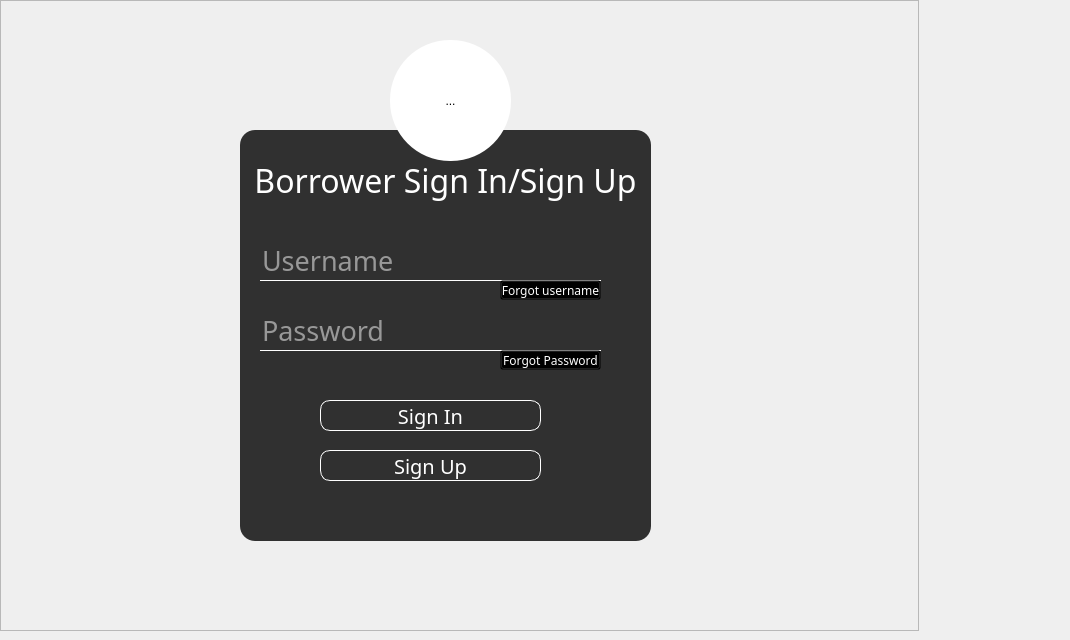
            <widget class="QWidget" name="page_home">
             <property name="minimumSize">
              <size>
               <width>1070</width>
               <height>0</height>
              </size>
             </property>
             <widget class="QToolButton" name="toolButton_2">
              <property name="geometry">
               <rect>
                <x>390</x>
                <y>40</y>
                <width>121</width>
                <height>121</height>
               </rect>
              </property>
              <property name="styleSheet">
               <string notr="true">background:none;
background: white;
border-radius: 60px;</string>
              </property>
              <property name="text">
               <string>...</string>
              </property>
              <property name="icon">
               <iconset>
                <normaloff>:/icons/unnamed.png</normaloff>:/icons/unnamed.png</iconset>
              </property>
              <property name="iconSize">
               <size>
                <width>64</width>
                <height>64</height>
               </size>
              </property>
             </widget>
             <widget class="QFrame" name="frame_4">
              <property name="geometry">
               <rect>
                <x>0</x>
                <y>0</y>
                <width>919</width>
                <height>631</height>
               </rect>
              </property>
              <property name="sizePolicy">
               <sizepolicy hsizetype="Maximum" vsizetype="Maximum">
                <horstretch>0</horstretch>
                <verstretch>0</verstretch>
               </sizepolicy>
              </property>
              <property name="minimumSize">
               <size>
                <width>700</width>
                <height>0</height>
               </size>
              </property>
              <property name="maximumSize">
               <size>
                <width>919</width>
                <height>700</height>
               </size>
              </property>
              <property name="styleSheet">
               <string notr="true">background-image: url(:/icons/this.jpg);</string>
              </property>
              <property name="frameShape">
               <enum>QFrame::StyledPanel</enum>
              </property>
              <property name="frameShadow">
               <enum>QFrame::Raised</enum>
              </property>
              <widget class="QFrame" name="frame_6">
               <property name="geometry">
                <rect>
                 <x>240</x>
                 <y>130</y>
                 <width>411</width>
                 <height>411</height>
                </rect>
               </property>
               <property name="styleSheet">
                <string notr="true">*{
	font-family:century gothic;
	fontsize:24px;
}

QFrame
{
	background:rgba(0,0,0,0.8);
	border-radius:15px;
}

*{
	background-image: url(:/icons/librarybooks.jpg);
}


QLabel
{
	color:white;
	background: transparent;
}



QLineEdit
{
	background:transparent;
	border:none;
	color: rgb(15, 15, 15);
	border-bottom:1px solid  rgb(35, 35, 35);
}


</string>
               </property>
               <property name="frameShape">
                <enum>QFrame::StyledPanel</enum>
               </property>
               <property name="frameShadow">
                <enum>QFrame::Raised</enum>
               </property>
               <widget class="QLabel" name="label_11">
                <property name="geometry">
                 <rect>
                  <x>10</x>
                  <y>10</y>
                  <width>391</width>
                  <height>81</height>
                 </rect>
                </property>
                <property name="font">
                 <font>
                  <family>century gothic</family>
                  <pointsize>24</pointsize>
                 </font>
                </property>
                <property name="text">
                 <string>Borrower Sign In/Sign Up</string>
                </property>
                <property name="alignment">
                 <set>Qt::AlignCenter</set>
                </property>
               </widget>
               <widget class="QLineEdit" name="lineEdit_username">
                <property name="geometry">
                 <rect>
                  <x>20</x>
                  <y>110</y>
                  <width>341</width>
                  <height>41</height>
                 </rect>
                </property>
                <property name="font">
                 <font>
                  <family>century gothic</family>
                  <pointsize>20</pointsize>
                 </font>
                </property>
                <property name="styleSheet">
                 <string notr="true">color: rgb(255, 255, 255);
border-bottom:1px solid  rgb(255, 255, 255);</string>
                </property>
                <property name="placeholderText">
                 <string>Username</string>
                </property>
               </widget>
               <widget class="QLineEdit" name="lineEdit_password">
                <property name="geometry">
                 <rect>
                  <x>20</x>
                  <y>180</y>
                  <width>341</width>
                  <height>41</height>
                 </rect>
                </property>
                <property name="font">
                 <font>
                  <family>century gothic</family>
                  <pointsize>20</pointsize>
                 </font>
                </property>
                <property name="styleSheet">
                 <string notr="true">color: rgb(255, 255, 255);
border-bottom:1px solid  rgb(255, 255, 255);</string>
                </property>
                <property name="echoMode">
                 <enum>QLineEdit::Password</enum>
                </property>
                <property name="placeholderText">
                 <string>Password</string>
                </property>
               </widget>
               <widget class="QPushButton" name="btn_login">
                <property name="geometry">
                 <rect>
                  <x>80</x>
                  <y>270</y>
                  <width>221</width>
                  <height>31</height>
                 </rect>
                </property>
                <property name="font">
                 <font>
                  <family>century gothic</family>
                  <pointsize>15</pointsize>
                 </font>
                </property>
                <property name="styleSheet">
                 <string notr="true">QPushButton
{
	background: transparent;
	border-radius: 10px;
	color: rgb(255, 255, 255);
	border: 1px solid rgb(255, 255, 255)
}

QPushButton:hover
{
	background-color: rgb(71, 125, 4);
}</string>
                </property>
                <property name="text">
                 <string>Sign In</string>
                </property>
               </widget>
               <widget class="QPushButton" name="btn_signup">
                <property name="geometry">
                 <rect>
                  <x>80</x>
                  <y>320</y>
                  <width>221</width>
                  <height>31</height>
                 </rect>
                </property>
                <property name="font">
                 <font>
                  <family>century gothic</family>
                  <pointsize>15</pointsize>
                 </font>
                </property>
                <property name="styleSheet">
                 <string notr="true">QPushButton
{
	background: transparent;
	border-radius: 10px;
	color: rgb(255, 255, 255);
	border: 1px solid rgb(255, 255, 255)
}

QPushButton:hover
{
	background-color: rgb(0, 170, 255);
}</string>
                </property>
                <property name="text">
                 <string>Sign Up</string>
                </property>
               </widget>
               <widget class="QPushButton" name="btn_username">
                <property name="geometry">
                 <rect>
                  <x>260</x>
                  <y>150</y>
                  <width>101</width>
                  <height>20</height>
                 </rect>
                </property>
                <property name="font">
                 <font>
                  <family>century gothic</family>
                  <pointsize>9</pointsize>
                 </font>
                </property>
                <property name="styleSheet">
                 <string notr="true">QPushButton
{
	background: transparent;
	color: rgb(255, 255, 255);
}

QPushButton:hover {
	color: rgb(0, 170, 255);
}
</string>
                </property>
                <property name="text">
                 <string>Forgot username</string>
                </property>
               </widget>
               <widget class="QPushButton" name="btn_password">
                <property name="geometry">
                 <rect>
                  <x>260</x>
                  <y>220</y>
                  <width>101</width>
                  <height>20</height>
                 </rect>
                </property>
                <property name="font">
                 <font>
                  <family>century gothic</family>
                  <pointsize>9</pointsize>
                 </font>
                </property>
                <property name="styleSheet">
                 <string notr="true">QPushButton
{
	background: transparent;
	color: rgb(255, 255, 255);
}

QPushButton:hover {
	color: rgb(0, 170, 255);
}
</string>
                </property>
                <property name="text">
                 <string>Forgot Password</string>
                </property>
               </widget>
               <widget class="QLabel" name="label_home">
                <property name="geometry">
                 <rect>
                  <x>20</x>
                  <y>240</y>
                  <width>371</width>
                  <height>16</height>
                 </rect>
                </property>
                <property name="font">
                 <font>
                  <family>century gothic</family>
                  <pointsize>12</pointsize>
                 </font>
                </property>
                <property name="text">
                 <string/>
                </property>
               </widget>
              </widget>
             </widget>
             <zorder>frame_4</zorder>
             <zorder>toolButton_2</zorder>
            </widget>
